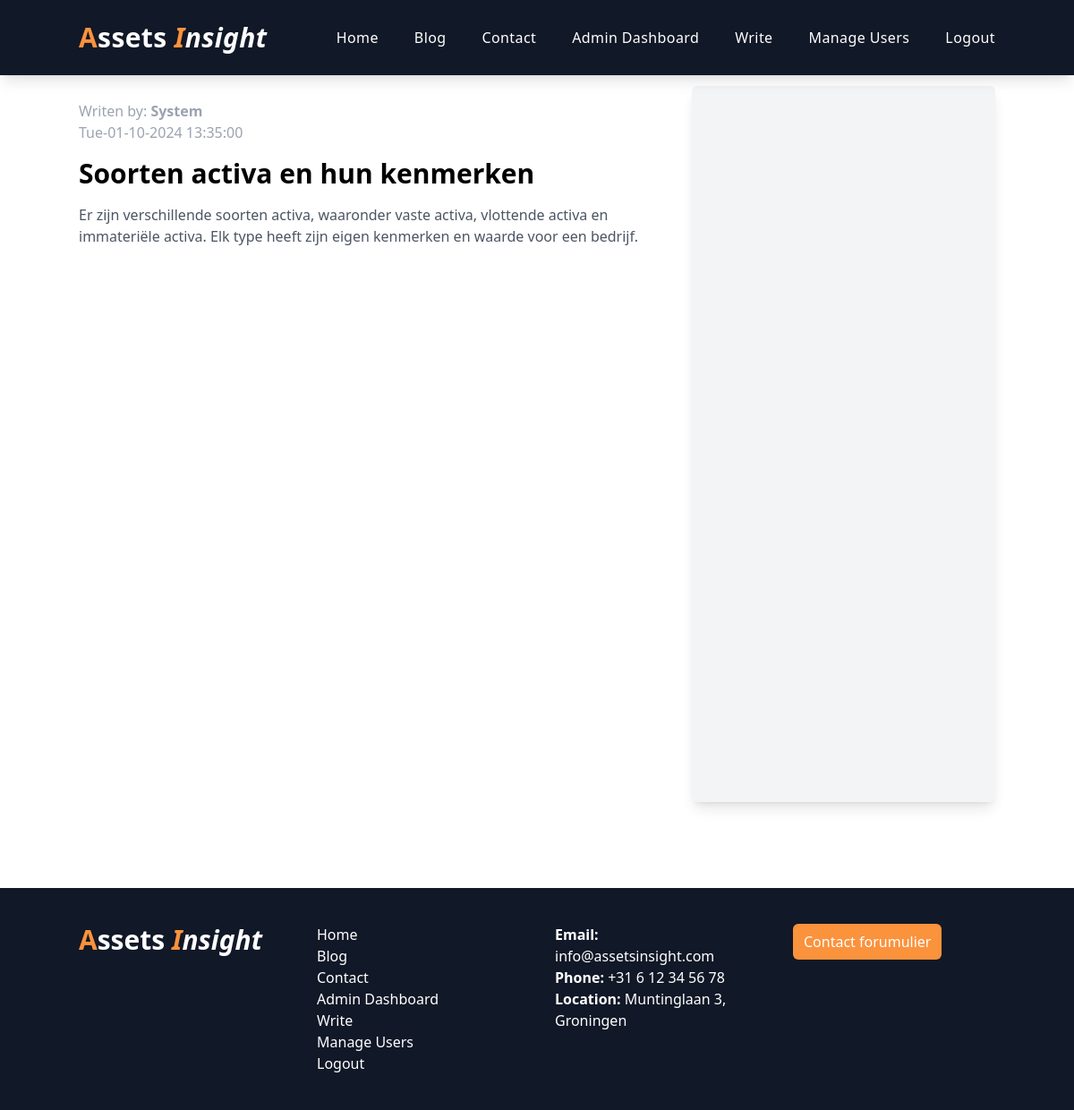
Page /?page=article-r&id=2 (signed in) on the committed database.
### tables this page shows
CREATE TABLE IF NOT EXISTS articles (
    id INT AUTO_INCREMENT PRIMARY KEY,
    writer_id VARCHAR(50) NOT NULL,
    title VARCHAR(100) NOT NULL,
    hero_text TEXT NOT NULL,
    published_at DATETIME DEFAULT CURRENT_TIMESTAMP,
    featured_image_url VARCHAR(1000),  
    category ENUM('Crypto', 'Precious metals', 'Property', 'Shares') NOT NULL
);

### resources/views/article-r.view.php (the view, shortened to what this page needs)
<?php
$pdo = dBConnect();
$articleId = $_GET['id'];
$query = $pdo->prepare("SELECT * FROM articles WHERE id = ?");
$query->execute([$articleId]);
$article = $query->fetch(PDO::FETCH_ASSOC);
$originalDate = $article['published_at'];
$dateTime = new DateTime($originalDate);
$formattedDate = $dateTime->format('D-d-m-Y H:i:00');
?>
<main class="container mx-auto py-24">
    <div class="flex flex-col lg:flex-row justify-between">
        <div class="w-full lg:w-4/6 mr-2">
            <p class="text-gray-400">Writen by: <span class="font-semibold"><?php echo $article['writer_id']; ?></span></p>
            <p class="text-gray-400 mb-4"><?php echo $formattedDate; ?></p>
            <h1 class="text-3xl font-bold mb-4"><?php echo $article['title']; ?></h1>
            <p class="text-gray-600 mb-4"><?php echo $article['hero_text']; ?></p>
        </div>
        <div class="lg:w-2/6 bg-gray-100 shadow-lg rounded-md p-3 h-screen lg:block md:block sm:hidden">
        </div>
    </div>
</main>

### public/css/styles.css (style rules this page uses)
html, :host { line-height: 1.5; -webkit-text-size-adjust: 100%; -moz-tab-size: 4; -o-tab-size: 4; tab-size: 4; font-family: ui-sans-serif, system-ui, sans-serif, "Apple Color Emoji", "Segoe UI Emoji", "Segoe UI Symbol", "Noto Color Emoji"; font-feature-settings: normal; font-variation-settings: normal; -webkit-tap-highlight-color: transparent; }
body { margin: 0; line-height: inherit; }
h1, h2, h3, h4, h5, h6 { font-size: inherit; font-weight: inherit; }
blockquote, dl, dd, h1, h2, h3, h4, h5, h6, hr, figure, p, pre { margin: 0; }
.container { width: 100%; }
@media (min-width: 640px) { .container { max-width: 640px; } }
@media (min-width: 768px) { .container { max-width: 768px; } }
@media (min-width: 1024px) { .container { max-width: 1024px; } }
.mx-auto { margin-left: auto; margin-right: auto; }
.mb-4 { margin-bottom: 1rem; }
.mr-2 { margin-right: 0.5rem; }
.flex { display: flex; }
.h-screen { height: 100vh; }
.w-full { width: 100%; }
.flex-col { flex-direction: column; }
.justify-between { justify-content: space-between; }
.rounded-md { border-radius: 0.375rem; }
.bg-gray-100 { --tw-bg-opacity: 1; background-color: rgb(243 244 246 / var(--tw-bg-opacity)); }
.p-3 { padding: 0.75rem; }
.py-24 { padding-top: 6rem; padding-bottom: 6rem; }
.text-3xl { font-size: 1.875rem; line-height: 2.25rem; }
.font-bold { font-weight: 700; }
.font-semibold { font-weight: 600; }
.text-gray-400 { --tw-text-opacity: 1; color: rgb(156 163 175 / var(--tw-text-opacity)); }
.text-gray-600 { --tw-text-opacity: 1; color: rgb(75 85 99 / var(--tw-text-opacity)); }
.shadow-lg { --tw-shadow: 0 10px 15px -3px rgb(0 0 0 / 0.1), 0 4px 6px -4px rgb(0 0 0 / 0.1); --tw-shadow-colored: 0 10px 15px -3px var(--tw-shadow-color), 0 4px 6px -4px var(--tw-shadow-color); box-shadow: var(--tw-ring-offset-shadow, 0 0 #0000), var(--tw-ring-shadow, 0 0 #0000), var(--tw-shadow); }
@media (min-width: 640px) { .sm\:hidden { display: none; } }
@media (min-width: 768px) { .md\:block { display: block; } }
@media (min-width: 1024px) { .lg\:block { display: block; } }
@media (min-width: 1024px) { .lg\:w-2\/6 { width: 33.333333%; } }
@media (min-width: 1024px) { .lg\:w-4\/6 { width: 66.666667%; } }
@media (min-width: 1024px) { .lg\:flex-row { flex-direction: row; } }

### rows in the picture
articles: writer "System", published_at "Tue-01-10-2024 13:35:00", title "Soorten activa en hun kenmerken", hero_text "Er zijn verschillende soorten activa, waaronder vaste activa, vlottende activa en immateriële activa. Elk type heeft zijn eigen kenmerken en waarde voor een bedrijf."
